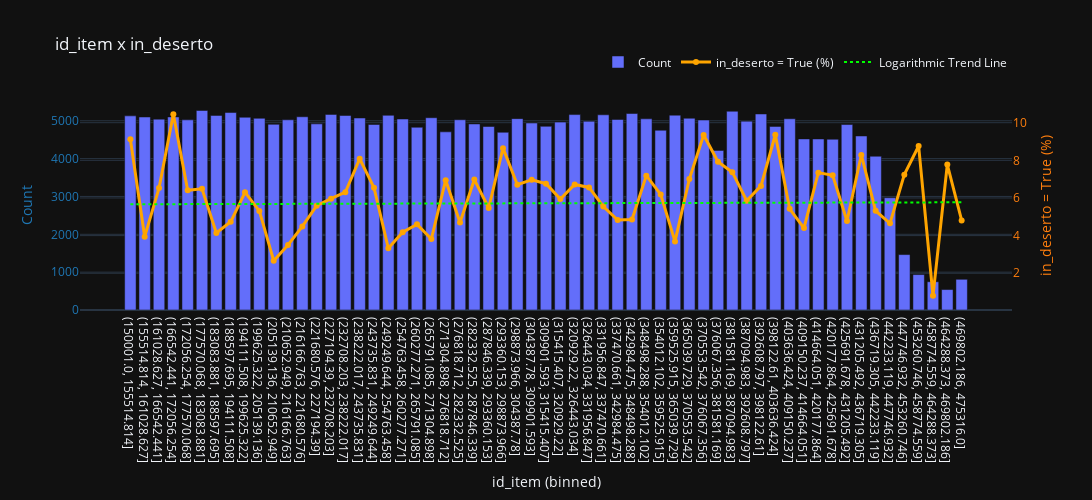

The cell this chart's notebook holds for it:
### Markdown cell above
## Visualizations

### Code cell
# Copy the original dataframe
df = df_original.copy()

# Convert id_item to int
df['id_item'] = df['id_item'].astype(int)

# Filter the dataframe
# df = df[(df['id_item'] > 50000) & (df['id_item'] < 384000)].copy()
df = df[(df['id_item'] > 150000)].copy()

# Create bins for 'id_item'
bins = np.linspace(df['id_item'].min(), df['id_item'].max(), 60)
df['id_item_binned'] = pd.cut(df['id_item'], bins)

# Calculate the percentage of 'True' in 'in_deserto' for each bin
grouped = df.groupby('id_item_binned')['in_deserto'].agg([("Count", "count"), ("True_Count", lambda x: x.sum())])
grouped['in_deserto_true_percentage'] = (grouped['True_Count'] / grouped['Count']) * 100

# Fit a logarithmic curve to the data
x = np.arange(len(grouped))
y = grouped['in_deserto_true_percentage']
coefficients = np.polyfit(x, np.log(y), 1)
poly = np.poly1d(coefficients)
y_fit = np.exp(poly(x))

# Create figure
fig = go.Figure()

# Add bar chart for counts
fig.add_trace(go.Bar(
    x=grouped.index.astype(str),
    y=grouped['Count'],
    name='Count',
    yaxis='y1'
))

# Add line chart for in_deserto_true_percentage
fig.add_trace(go.Scatter(
    x=grouped.index.astype(str),
    y=grouped['in_deserto_true_percentage'],
    name='in_deserto = True (%)',
    yaxis='y2',
    mode='lines+markers',
    line=dict(color='orange', width=3, dash='solid')
))

# Add logarithmic trend line
fig.add_trace(go.Scatter(
    x=grouped.index.astype(str),
    y=y_fit,
    name='Logarithmic Trend Line',
    yaxis='y2',
    mode='lines',
    line=dict(color='lime', width=2, dash='dot'),
))

# Update layout for better visibility
fig.update_layout(
    title='id_item x in_deserto',
    xaxis_title='id_item (binned)',
    yaxis=dict(
        title='Count',
        titlefont=dict(
            color="#1f77b4"
        ),
        tickfont=dict(
            color="#1f77b4"
        )
    ),
    yaxis2=dict(
        title='in_deserto = True (%)',
        overlaying='y',
        side='right',
        titlefont=dict(
            color="#ff7f0e"
        ),
        tickfont=dict(
            color="#ff7f0e"
        )
    ),
    legend=dict(
        orientation='h',
        yanchor='top',
        y=1.25,
        xanchor='right',
        x=1
    ),
    width=1200,
    height=500,
    template='plotly_dark',
)

fig.show()
